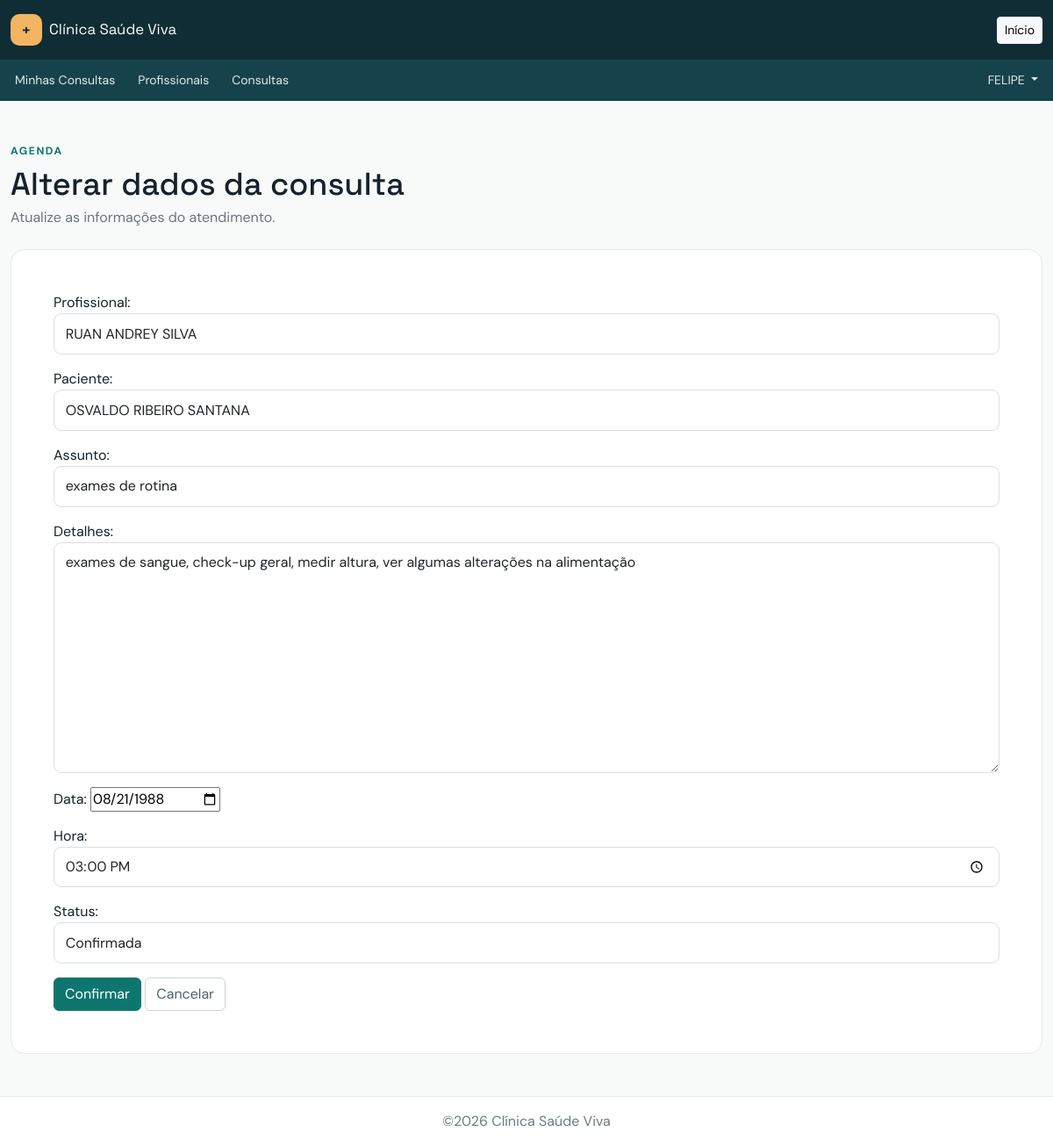
Screenshot of /appointments/edit/8/ (signed in) with the database file from the repository.
### users/models.py (models this page shows, shortened)
class Professional(models.Model):
    name      = models.CharField(max_length=20, verbose_name='Nome')
    full_name = models.CharField(max_length=80, verbose_name='Nome Completo')
    phone     = models.CharField(max_length= 9, verbose_name='Telefone')
    user           = models.OneToOneField(User,
        verbose_name='Usuário',
        related_name='professional',
        on_delete=models.CASCADE,
        )
    qualifications = models.ManyToManyField(Qualification,
        through='ProfessionalQualification',
        verbose_name='Qualificações',
        related_name='professional',
        )
    objects = ProfessionalManager()
    class Meta:
        verbose_name        = 'Profissional'
        verbose_name_plural = 'Profissionais'
    def __str__(self):
        return self.full_name

### appointments/models.py (models this page shows, shortened)
class Appointment(models.Model):
    class Status(models.TextChoices):
        PENDING   = 'PENDING'   , 'Pendente'
        CONFIRMED = 'CONFIRMED' , 'Confirmada'
        CANCELLED = 'CANCELLED' , 'Cancelada'
    patient      = models.ForeignKey(
        Patient, on_delete=models.CASCADE,
        verbose_name='Paciente', related_name='appointments'
    )
    professional = models.ForeignKey(
        Professional, on_delete=models.PROTECT,
        verbose_name='Profissional', related_name='appointments'
    )
    date = models.DateField(verbose_name='Data')
    time = models.TimeField(verbose_name='Hora')
    subject = models.CharField(max_length=40 , verbose_name='Assunto')
    details = models.TextField(max_length=300, verbose_name='Detalhes')
    status  = models.CharField(
        max_length=10,
        choices = Status,
        default = Status.PENDING
    )
    created_at = models.DateTimeField(auto_now_add=True, verbose_name='Criada em')
    updated_at = models.DateTimeField(auto_now    =True, verbose_name='Atualizada em')
    class Meta:
        verbose_name        = 'Consulta'
        verbose_name_plural = 'Consultas'

### appointments/views.py (the view)
# urls.py: path('edit/<int:id>/' , views.edit_view      , name='edit'  ),
@login_required
def edit_view(request, id):
    if request.user.is_staff:
        appointment = get_object_or_404(Appointment,id=id)
        if request.method == 'POST':
            form = AppointmentForm(request.POST, instance=appointment)
            if form.is_valid():
                form.save()
                return redirect('appointments:list')
        else:
            form = AppointmentForm(instance=appointment)
    return render(request,'edit.html',{'form':form, 'appointment':appointment,})

### appointments/forms.py
class AppointmentForm(forms.ModelForm):
    class Meta:
        model   = Appointment
        fields  = ['professional', 'patient', 'subject', 'details', 'date', 'time', 'status']
        widgets = {
            'professional' : forms.Select({'class':'form-control'}),
            'patient'      : forms.Select({'class':'form-control'}),
            'subject'      : forms.TextInput({'class':'form-control'}),
            'details'      : forms.Textarea ({'class':'form-control'}),
            'date': forms.DateInput(
                format='%Y-%m-%d',
                attrs={'type': 'date'}
            ),
            'time'   : forms.TimeInput({'class':'form-control', 'type':'time'}),
            'status' : forms.Select({'class':'form-control'},choices=Appointment.Status)
        }

### users/models.py (called while the page is built)
    def __str__(self):
        return self.full_name

### appointments/templates/edit.html (shortened to what this page needs)
{% extends 'base.html' %}
{% block content %}
    <div class="mb-4"><div class="eyebrow mb-2">Agenda</div><h1 class="page-title mb-1">Alterar dados da consulta</h1><p class="text-secondary">Atualize as informações do atendimento.</p></div>
        <div class="panel p-4 p-md-5">
                <form action="{% url 'appointments:edit' id=appointment.id %}" method="post">
                    {{ form.as_p }}
                    <button type="submit" class="btn btn-primary">Confirmar</button>
                    <a href="{% url 'appointments:list' %}" class="btn btn-outline-secondary">Cancelar</a>
                </form>
        </div>
{% endblock content %}

### .templates/base.html (shortened to what this page needs)
{% load static %}
<!DOCTYPE html>
<html lang="pt-BR">
<head>
    <link href="https://cdn.jsdelivr.net/npm/bootstrap@5.3.3/dist/css/bootstrap.min.css" rel="stylesheet">
    <link rel="stylesheet" href="{% static 'css/app.css' %}">
</head>
<body class="min-vh-100 d-flex flex-column">
    <nav class="navbar navbar-expand-lg py-3">
        <div class="container page-shell">
            <a class="d-flex align-items-center gap-2 text-decoration-none" href="{% url 'home' %}">
                <span class="brand-mark">+</span><span class="brand-name">Clínica Saúde Viva</span>
            </a>
            <a class="btn btn-sm btn-light" href="{% url 'home' %}">Início</a>
        </div>
    </nav>
    <nav class="subnav container-fluid p-2">
        <div class="container page-shell d-flex flex-row gap-2 px-0">
        {% if user.is_authenticated %}
        <a class="btn btn-sm btn-nav" href="{% url 'appointments:my_list' %}">Minhas Consultas</a>
        {% if user.is_staff %}
            <a class="btn btn-sm btn-nav" href="{% url 'users:list' %}">Profissionais</a>
            <a class="btn btn-sm btn-nav" href="{% url 'appointments:list' %}">Consultas</a>
        {% endif %}
        <div class="dropdown ms-auto">
            <button class="btn btn-sm btn-nav dropdown-toggle" data-bs-toggle="dropdown">
                {% if user.patient %}
                    {{user.patient.name}}
                {% elif user.professional %}
                    {{user.professional.name}}
                {% else %}
                    {{user.username}}
                {% endif %}
            </button>
        </div>
        {% else %}
        <div class="ms-auto d-flex gap-2">
            <a class="btn btn-sm btn-nav" href="{% url 'users:register' %}">Registrar-se</a>
            <a class="btn btn-sm btn-primary" href="{% url 'users:login' %}">Login</a>
        </div>
        {% endif %}
        </div>
    </nav>
    <main class="container page-shell flex-grow-1 py-5">
        {% block content %}
        {% endblock content %}
    </main>
        <footer class="footer container-fluid p-3 d-flex flex-row justify-content-center"><span>&copy;2026 Clínica Saúde Viva</span></footer>
</body>
</html>

### static/css/app.css (style rules this page uses)
:root { --ink:#17212b; --muted:#6d7b88; --line:#e4e9ec; --soft:#f5f8f8; --brand:#0e766e; --brand-dark:#075e58; --accent:#f3b562; }
body { background:#f7faf9; color:var(--ink); font-family:'DM Sans',sans-serif; }
h1,h2,h3,h4,h5,.brand-name { font-family:'Space Grotesk',sans-serif; }
.navbar { background:#102d35; }
.brand-mark { background:var(--accent); color:#102d35; width:36px; height:36px; display:grid; place-items:center; border-radius:10px; font-weight:700; }
.brand-name { color:white; font-size:1.05rem; }
.subnav { background:#16434b; }
.btn-nav { color:#dceceb; border-color:transparent; }
.footer { color:var(--muted); border-top:1px solid var(--line); background:white; }
.page-shell { max-width:1260px; }
.page-title { font-size:clamp(1.8rem,3vw,2.5rem); }
.eyebrow { color:var(--brand); font-size:.76rem; font-weight:700; letter-spacing:.13em; text-transform:uppercase; }
.panel,.card { background:white; border:1px solid var(--line); border-radius:16px; }
.form-control,.form-select { border-color:#d8e0e3; border-radius:9px; padding:.65rem .8rem; }
.btn-primary { background:var(--brand); border-color:var(--brand); }
.btn-outline-secondary { color:#50616c; border-color:#cbd5d9; }

### rows the page displays
Appointment: professional "RUAN ANDREY SILVA", patient "OSVALDO RIBEIRO SANTANA", subject "exames de rotina", details "exames de sangue, check-up geral, medir altura, ver algumas alterações na alimentação", date "08/21/1988", time "15:00:00", status "Confirmada"

### other values shown
{{ user.professional.name }} "FELIPE"
